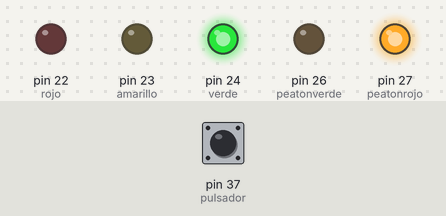
A sketch run on a simulated Arduino Mega 2560, built with avr-gcc and run on an emulated ATmega2560. On the bench: output pins drawn as LEDs (lit = HIGH). The inputs (shaded band) are chosen by the test bench; at power-on: pin 37 (pulsador) LOW.

Above: at 1.2 s.
1.3 s: pin 37 (pulsador) pulled HIGH for 0.15 s
At 5.1 s:
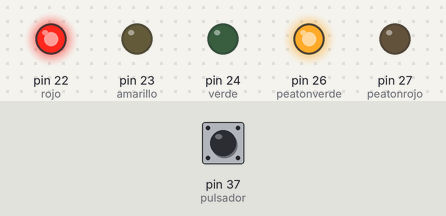
7.4 s: pin 37 (pulsador) pulled HIGH for 1 s
At 10.8 s:
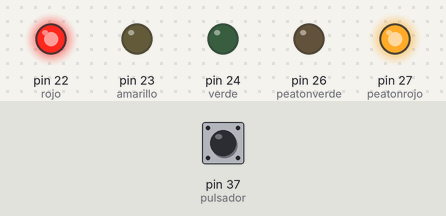
11.4 s: pin 37 (pulsador) pulled HIGH for 3.2 s
Timing chart, 0 to 19.9 s (numbered marks = the images above; inputs shaded):
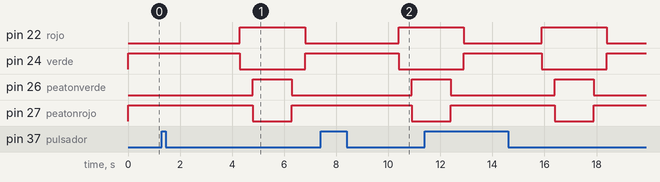

The sketch:

Semaforo.ino
```cpp
#define rojo 22
#define amarillo 23
#define verde 24
#define peatonverde 26
#define peatonrojo 27
#define pulsador 37
//unsigned int tinicial
void setup() {
pinMode(rojo, OUTPUT);
pinMode(amarillo, OUTPUT);
pinMode(verde, OUTPUT);
pinMode(peatonverde, OUTPUT);
pinMode(peatonrojo, OUTPUT);
pinMode(pulsador, INPUT);
Serial.begin(9600);
// put your setup code here, to run once:

}

void loop() {
// put your main code here, to run repeatedly:
digitalWrite(verde, HIGH);
digitalWrite(peatonrojo, HIGH);
if(digitalRead(pulsador)== HIGH){
delay(3000);
digitalWrite(verde, LOW);
digitalWrite(rojo, HIGH);
delay(500);
digitalWrite(peatonverde, HIGH);
digitalWrite(peatonrojo, LOW);
delay(1500);
digitalWrite(peatonverde, LOW);
digitalWrite(peatonrojo, HIGH);
delay(500);
digitalWrite(rojo, LOW);
}
}
```

Measured:
- after the input at 1.3 s, pin 22 (rojo): LOW → HIGH after 3.0 s, → LOW 2.5 s later; pin 24 (verde): HIGH → LOW after 3.0 s, → HIGH 2.5 s later; pin 26 (peatonverde): LOW → HIGH after 3.5 s, → LOW 1.5 s later; pin 27 (peatonrojo): HIGH → LOW after 3.5 s, → HIGH 1.5 s later
- after the input at 7.4 s, pin 22 (rojo): LOW → HIGH after 3.0 s; pin 24 (verde): HIGH → LOW after 3.0 s; pin 26 (peatonverde): LOW → HIGH after 3.5 s; pin 27 (peatonrojo): HIGH → LOW after 3.5 s
